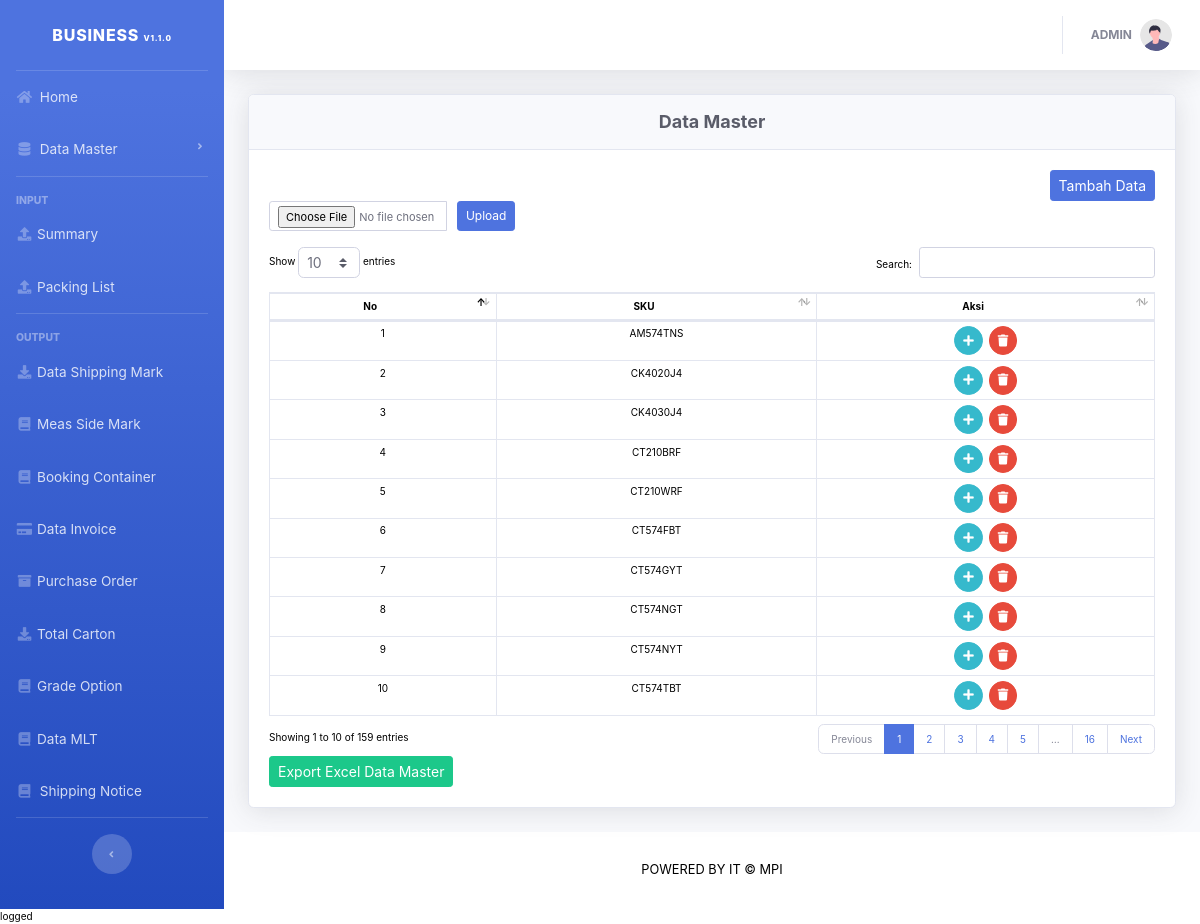
Screenshot of /data_master.php (signed in) with the database file from the repository.
### tables this page shows
CREATE TABLE `tb_master` (
  `id_master` int(11) NOT NULL,
  `sku` varchar(100) NOT NULL
);

### functions/function_master.php (called while the page is built, shortened)
<?php
	require_once 'koneksi.php';
	function getData() {
		global $conn;
		$sql 	= "SELECT * FROM tb_master";
		$result	= mysqli_query($conn, $sql);
		return mysqli_fetch_all($result, MYSQLI_ASSOC);
	}
?>

### data_master.php (the view, shortened to what this page needs)
<?php
    include_once 'layout/header.php';
    require 'functions/function_master.php';
?>
    <div class="container-fluid">
        <div class="card shadow mb-4">
            <div class="card-header py-3">
                <h6 style="font-size : 18px;" class="m-0 font-weight-bold text-dark"><center>Data Master</center></h6>
            </div>
            <div class="card-body">
                <div class="d-grid gap-2 d-md-flex justify-content-md-end">
                    <button type="button" class="btn btn-primary btn-sm" data-bs-toggle="modal" data-bs-target="#exampleModal1">Tambah Data</button>
                </div>
                <form action="import_master.php" method="POST" enctype="multipart/form-data">
                    <div class="input-group input-group-sm mb-3">
                        <input name="import_master" type="file" class="form-control" id="inputGroupfile02" required>&emsp;
                        <button type="submit" name="excel_master" style="font-size: 12px;" class="btn btn-primary btn-sm" for="inputGroup02">Upload</button>
                    </div>
                </form>
                <div class="table-responsive">
                    <table class="table table-bordered" id="dataTable" width="100%" cellspacing="0">
                        <thead>
                            <tr>
                                <th style="text-align: center;">No</th>
                                <th style="text-align: center;">SKU</th>
                                <th style="text-align: center;">Aksi</th>
                            </tr>
                        </thead>
                        <tbody>
                            <?php $all = getData(); $no = 1; ?>
                            <?php foreach ($all as $data) { ?>
                            <tr>
                                <td style="text-align: center;"><?= $no++ ?></td>
                                <td style="text-align: center;"><?= $data['sku'] ?></td>
                                <td style="text-align: center;"><a href="detail_master.php?sku=<?php echo $data['sku']; ?>" class="btn btn-info btn-circle btn-sm"><i class="fas fa-plus"></i></a>
                                &nbsp;<a href="<?= 'functions/function_master.php?hapus='.$data['sku']; ?>" onclick="return confirm('Are you sure ?')" class="btn btn-danger btn-circle btn-sm"><i class="fas fa-trash"></i></a></td>
                            </tr>
                            <?php } ?>
                        </tbody>
                    </table>
                    <a href="excel_master.php" type="button" class="btn btn-success btn-sm">Export Excel Data Master</a>
                </div>
            </div>
        </div>
    </div>
<?php
    include_once 'layout/footer.php';
?>

### layout/header.php (shortened to what this page needs)
<!DOCTYPE html>
<html lang="en">
<head>
    <link href="vendor/fontawesome-free/css/all.min.css" rel="stylesheet" type="text/css">
    <link href="css/font.css" rel="stylesheet">
    <link href="css/sb-admin-2.css" rel="stylesheet">
    <link href="vendor/datatables/dataTables.bootstrap4.min.css" rel="stylesheet">
    <link rel="stylesheet" href="css/toast.css">
</head>
<body id="page-top">
    <div id="wrapper">
        <ul class="navbar-nav bg-gradient-primary sidebar sidebar-dark accordion" id="accordionSidebar">
            <a class="sidebar-brand d-flex align-items-center justify-content-center" href="index.php">
                <div class="sidebar-brand-text mx-3">BUSINESS <span style="font-size: 8px;">v1.1.0</span></div>
            </a>
            <hr class="sidebar-divider my-0">
            <li class="nav-item">
                <a class="nav-link" href="index.php">
                    <i class="fas fa-fw fa-home"></i>
                    <span>Home</span></a>
            </li>
            <?php
            $role = $_SESSION['role'];
            $menuMaster = '<a class="collapse-item" href="data_master.php">Data Master</a>';
            $menuUser = '<a class="collapse-item" href="data_user.php">Data User</a>';
            $menuSummary = '<a class="nav-link" href="data_summary.php"><i class="fas fa-fw fa-upload"></i><span>Summary</span></a>';
            $menuPacking = '<a class="nav-link" href="data_packing.php"><i class="fas fa-fw fa-upload"></i><span>Packing List</span></a>';
            $menuShipping = '<a class="nav-link" href="output.php"><i class="fas fa-fw fa-download"></i><span>Data Shipping Mark</span></a>';
            $menuInvoice = '<a class="nav-link" href="data_invoice.php"><i class="fas fa-fw fa-credit-card"></i><span>Data Invoice</span></a>';
            $menuCarton = '<a class="nav-link" href="total_carton.php"><i class="fas fa-fw fa-download"></i><span>Total Carton</span></a>';
            $menuPurchase = '<a class="nav-link" href="data_purchase.php"><i class="fas fa-fw fa-archive"></i><span>Purchase Order</span></a>';
            $menuBooking = '<a class="nav-link" href="data_booking.php"><i class="fas fa-fw fa-book"></i><span>Booking Container</span></a>';
            $menuMeas = '<a class="nav-link" href="meas_side_mark.php"><i class="fas fa-fw fa-book"></i><span>Meas Side Mark</span></a>';
            $menuGrade = '<a class="nav-link" href="menugrade.php"><i class="fas fa-fw fa-book"></i><span>Grade Option</span></a>';
	    $mlt = '<a class="nav-link" href="data_mlt.php"><i class="fas fa-fw fa-book"></i><span>Data MLT</span></a>';
            if ($role == 1) {
                echo    '<li class="nav-item">
                            <a class="nav-link collapsed" href="#" data-toggle="collapse" data-target="#datamaster" aria-expanded="true" aria-controls="datamaster">
                                <i class="fas fa-fw fa-database"></i>
                                    <span>Data Master</span>
                            </a>
                            <div id="datamaster" class="collapse" aria-labelledby="headingTwo" data-parent="#accordionSidebar">
                                <div class="bg-white py-2 collapse-inner rounded">
                                    '.$menuMaster.'
                                    '.$menuUser.'
                                </div>
                            </div>
                        </li>';
                echo    '<hr class="sidebar-divider">';
                echo    '<div class="sidebar-heading">INPUT</div>';
                echo    '<li class="nav-item">
                            '.$menuSummary.'
                        </li>';
                echo    '<li class="nav-item">
                            '.$menuPacking.'
                        </li>';
                echo    '<hr class="sidebar-divider">';
                echo    '<div class="sidebar-heading">
                            OUTPUT
                        </div>';
                echo    '<li class="nav-item">
                            '.$menuShipping.'
                        </li>';
                echo    '<li class="nav-item">
                            '.$menuMeas.'
                        </li>';
                echo    '<li class="nav-item">
                        '.$menuBooking.'
                        </li>';
                echo    '<li class="nav-item">
                        '.$menuInvoice.'
                        </li>';
                echo    '<li class="nav-item">
                        '.$menuPurchase.'
                        </li>';
                echo    '<li class="nav-item">
                        '.$menuCarton.'
                        </li>';
                echo    '<li class="nav-item">
                        '.$menuGrade.'
                        </li>';
		echo    '<li class="nav-item">
                        '.$mlt.'
                        </li>';
            }
            ?>
            <li class="nav-item">
                <a class="nav-link" href="shipping_notice.php">
                    <i class="fas fa-fw fa-book"></i>
                    <span>Shipping Notice</span>
                </a>
            </li>
            <hr class="sidebar-divider d-none d-md-block">
            <div class="text-center d-none d-md-inline">
                <button class="rounded-circle border-0" id="sidebarToggle"></button>
            </div>
        </ul>
        <div id="content-wrapper" class="d-flex flex-column">
            <div id="content">
                <nav class="navbar navbar-expand navbar-light bg-white topbar mb-4 static-top shadow">
                    <ul class="navbar-nav ml-auto">
                        <li class="nav-item dropdown no-arrow">
                            <a class="nav-link dropdown-toggle" href="#" id="userDropdown" role="button"
                                data-toggle="dropdown" aria-haspopup="true" aria-expanded="false">
                                <span class="mr-2 d-none d-lg-inline text-gray-600 small"><strong style="font-size: 12px; text-transform: uppercase;"><?= $_SESSION['username']; ?></strong></span>
                                <img class="img-profile rounded-circle"
                                    src="img/undraw_profile.svg">
                            </a>
                        </li>
                    </ul>
                </nav>

### layout/footer.php (shortened to what this page needs)
            </div>
            <footer class="sticky-footer bg-white">
                <div class="container my-auto">
                    <div class="copyright text-center my-auto">
                        <span>POWERED BY IT &copy; MPI</span>
                    </div>
                </div>
            </footer>
        </div>
    </div>
</body>
</html>

### rows the page displays
tb_master: sku "AM574TNS"
tb_master: sku "CK4020J4"
tb_master: sku "CK4030J4"
tb_master: sku "CT210BRF"
tb_master: sku "CT210WRF"
tb_master: sku "CT574FBT"
tb_master: sku "CT574GYT"
tb_master: sku "CT574NGT"
tb_master: sku "CT574NYT"
tb_master: sku "CT574TBT"

### other values shown
$_SESSION['username'] "ADMIN"
